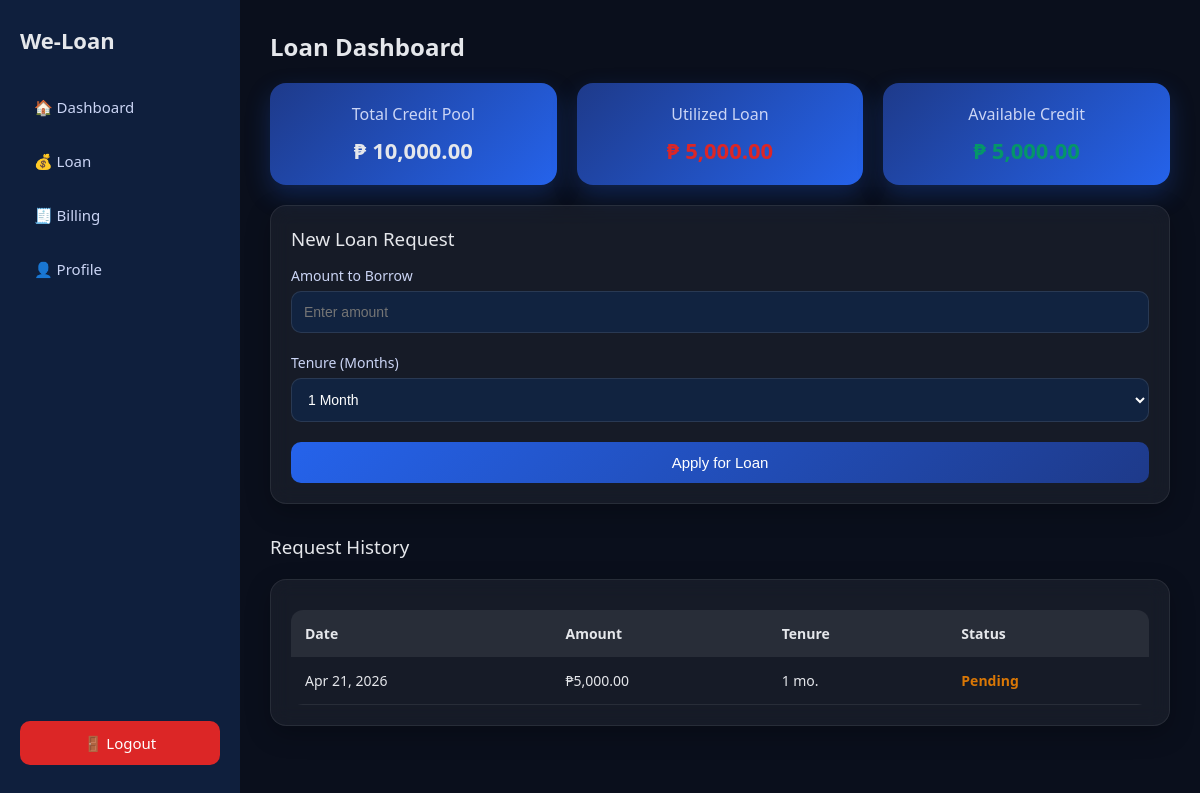
Screenshot of /basic_user/loan.php (signed in) with the database file from the repository.
### tables this page shows
CREATE TABLE `loan_requests` (
  `id` int(11) NOT NULL,
  `user_id` int(11) NOT NULL,
  `amount` decimal(10,2) NOT NULL,
  `tenure_months` int(11) NOT NULL,
  `status` enum('pending','approved','rejected') DEFAULT 'pending',
  `rejection_reason` text DEFAULT NULL,
  `approved_by` int(11) DEFAULT NULL,
  `approved_at` timestamp NULL DEFAULT NULL,
  `created_at` timestamp NOT NULL DEFAULT current_timestamp()
);

### basic_user/loan.php (the view, shortened to what this page needs)
<?php
require_once _DIR_ . '/../db_connect_new.php';
$user_id = $_SESSION['user_id'];
$maxLoan = 10000;
$minLoan = 5000;
$stmt = $pdo->prepare("SELECT COALESCE(SUM(amount), 0) FROM loan_requests WHERE user_id = ? AND status = 'pending'");
$stmt->execute([$user_id]);
$pendingAmount = (float)$stmt->fetchColumn();
$stmt = $pdo->prepare("SELECT COALESCE(SUM(loan_principal), 0) FROM billing WHERE user_id = ? AND status = 'unpaid'");
$stmt->execute([$user_id]);
$unpaidPrincipal = (float)$stmt->fetchColumn();
$totalUtilized = $pendingAmount + $unpaidPrincipal;
$availableCredit = max(0, $maxLoan - $totalUtilized);
$stmt = $pdo->prepare("SELECT id, amount, tenure_months, status, created_at FROM loan_requests WHERE user_id = ? ORDER BY id DESC");
$stmt->execute([$user_id]);
$transactions = $stmt->fetchAll(PDO::FETCH_ASSOC);
?>
<!DOCTYPE html>
<html lang="en">
<head>
    <link rel="stylesheet" href="dashboard.css">
</head>
<body>
<div class="container">
    <?php include 'sidebar.php'; ?>
    <div class="main">
        <h2>Loan Dashboard</h2>
        <div class="cards">
            <div class="card-box">
                <h3>Total Credit Pool</h3>
                <p>₱ <?= number_format($maxLoan, 2) ?></p>
            </div>
            <div class="card-box">
                <h3>Utilized Loan</h3>
                <p style="color: #dc2626;">₱ <?= number_format($totalUtilized, 2) ?></p>
            </div>
            <div class="card-box">
                <h3>Available Credit</h3>
                <p style="color: #059669;">₱ <?= number_format($availableCredit, 2) ?></p>
            </div>
        </div>
        <div class="card application-section">
            <h3 style="margin-bottom: 15px;">New Loan Request</h3>
            <form method="POST" id="loanForm">
                <label>Amount to Borrow</label>
                <input type="number" name="amount" placeholder="Enter amount" required>
                <label>Tenure (Months)</label>
                <select name="tenure_months" required>
                    <option value="1">1 Month</option>
                </select>
                <?php if ($availableCredit < $minLoan): ?>
                    <button type="button" class="btn-disabled" disabled style="background:#9ca3af;">
                        Limit Reached (Must pay existing debt)
                    </button>
                <?php else: ?>
                    <button type="button" class="btn-primary" onclick="validateAndOpenConfirm()">Apply for Loan</button>
                <?php endif; ?>
            </form>
        </div>
        <h3 style="margin-top: 30px;">Request History</h3>
        <div class="card">
            <table width="100%">
                <thead>
                    <tr>
                        <th>Date</th>
                        <th>Amount</th>
                        <th>Tenure</th>
                        <th>Status</th>
                    </tr>
                </thead>
                <tbody>
                    <?php foreach ($transactions as $t): ?>
                        <tr>
                            <td><?= date('M d, Y', strtotime($t['created_at'])) ?></td>
                            <td>₱<?= number_format($t['amount'], 2) ?></td>
                            <td><?= $t['tenure_months'] ?> mo.</td>
                            <td>
                                <span class="status-text" style="font-weight:bold; color: <?= ($t['status'] == 'pending' ? '#d97706' : ($t['status'] == 'approved' ? '#059669' : '#dc2626')) ?>">
                                    <?= ucfirst($t['status']) ?>
                                </span>
                            </td>
                        </tr>
                    <?php endforeach; ?>
                </tbody>
            </table>
        </div>
    </div>
</div>
</body>
</html>

### basic_user/dashboard.css (style rules this page uses)
* { margin: 0; padding: 0; box-sizing: border-box; }
body { font-family: 'Segoe UI', Arial, sans-serif; background: #0a0f1c; color: #e5e7eb; }
.container { display: flex; }
.main { margin-left: 240px; padding: 30px; width: calc(100% - 240px); }
h2 { margin-bottom: 20px; font-weight: 600; }
h3 { margin-bottom: 10px; font-weight: 500; }
.card { background: rgba(255, 255, 255, 0.05); border-radius: 16px; padding: 20px; margin-top: 20px; backdrop-filter: blur(10px); border: 1px solid rgba(255,255,255,0.08); box-shadow: 0 8px 25px rgba(0,0,0,0.25); }
.cards { display: flex; gap: 20px; flex-wrap: wrap; align-items: stretch; }
.card-box { flex: 1; min-width: 220px; padding: 20px; border-radius: 16px; text-align: center; background: linear-gradient(135deg, #1e3a8a, #2563eb); box-shadow: 0 10px 25px rgba(37,99,235,0.25); transition: 0.3s; }
.card-box h3 { font-size: 16px; margin-bottom: 10px; color: #cbd5f5; }
.card-box p { font-size: 22px; font-weight: bold; }
table { width: 100%; border-collapse: collapse; margin-top: 10px; border-radius: 12px; overflow: hidden; }
th { text-align: left; padding: 14px; font-size: 14px; background: rgba(255,255,255,0.08); }
td { padding: 14px; font-size: 14px; border-bottom: 1px solid rgba(255,255,255,0.08); }
label { font-size: 14px; display: block; margin-top: 10px; color: #cbd5f5; }
input, select { width: 100%; padding: 12px; margin-top: 6px; margin-bottom: 10px; border-radius: 10px; border: 1px solid rgba(255,255,255,0.1); background: rgba(15, 42, 82, 0.6); color: white; font-size: 14px; outline: none; }
button { margin-top: 10px; background: linear-gradient(135deg, #2563eb, #1e3a8a); color: white; padding: 12px; border: none; width: 100%; border-radius: 10px; cursor: pointer; font-size: 15px; transition: 0.3s; }

### rows the page displays
loan_requests: created_at "Apr 21, 2026", amount "5,000.00", tenure_months "1", status "Pending"

### other values shown
$maxLoan "10,000.00"
$availableCredit "5,000.00"
